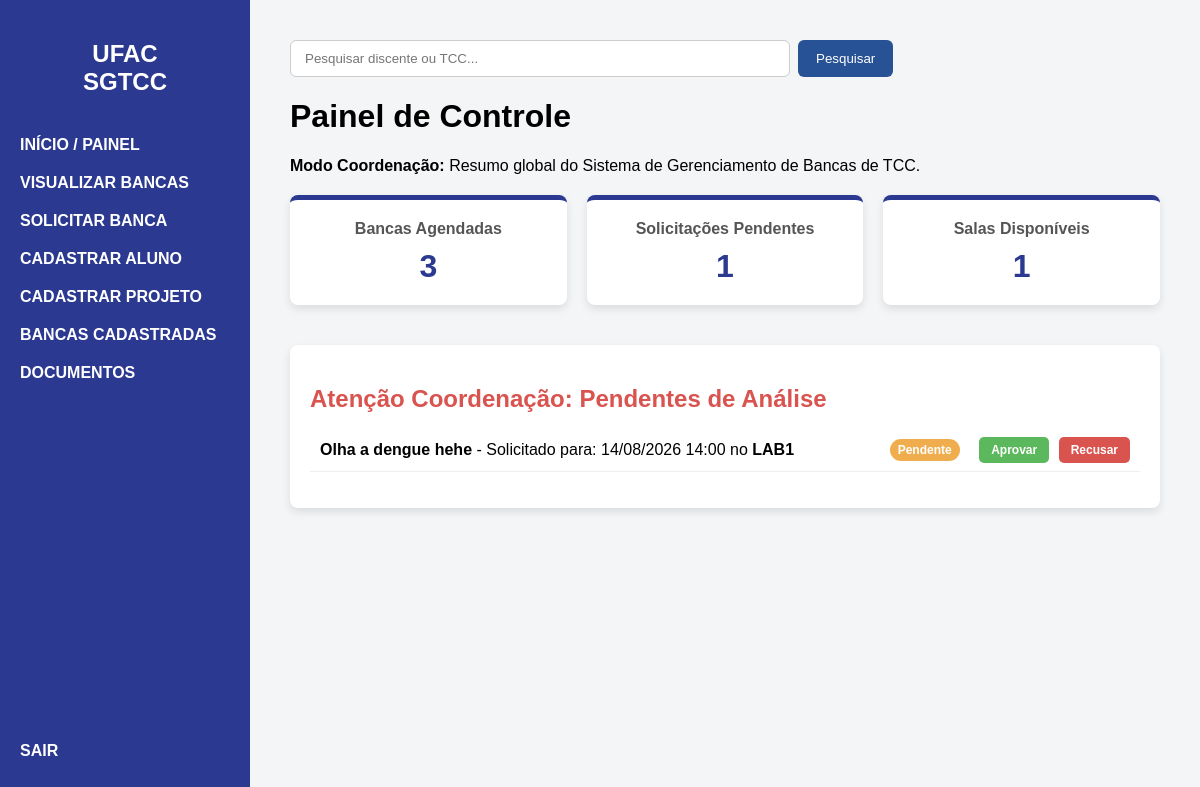
The app's page /dashboard/ (signed in), older data.
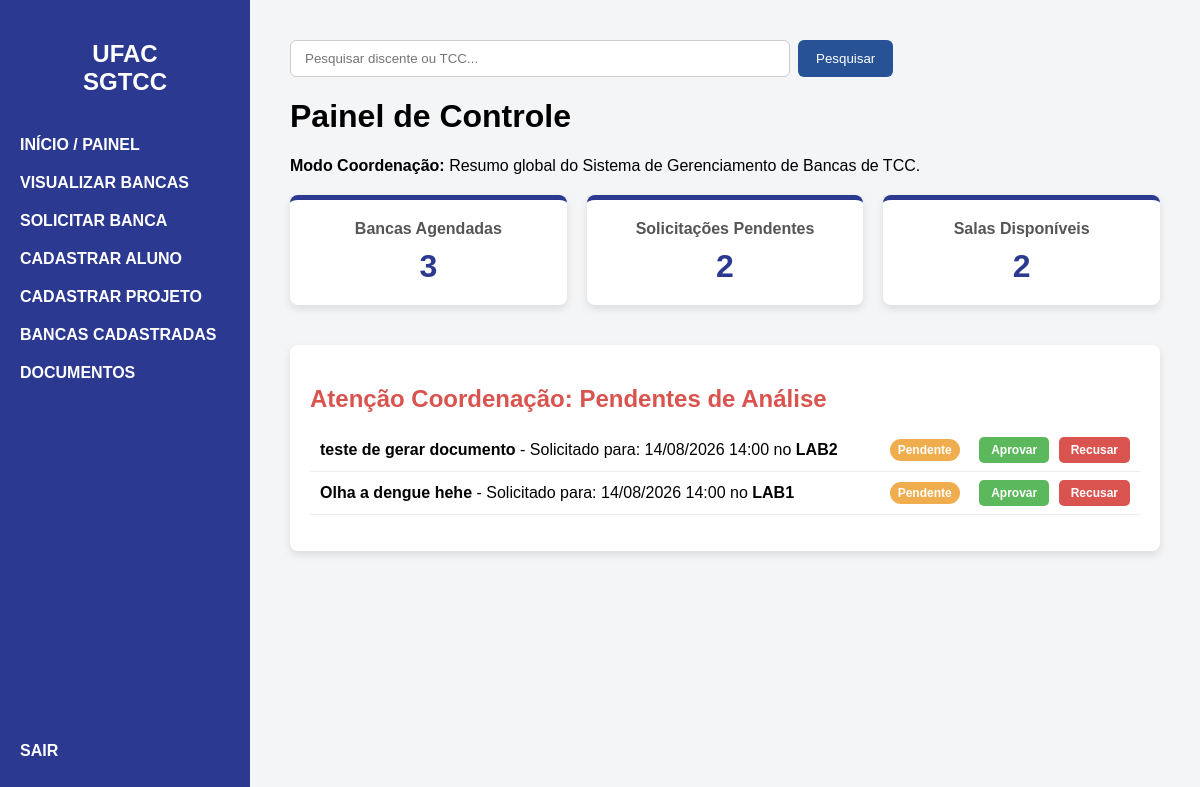
The same page, newer data.
### bancasapp/models.py (models this page shows, shortened)
class SolicitacaoAgendamento(models.Model):
    STATUS_SOLICITACAO = (
        ('EM_ANÁLISE', 'Em Análise'),
        ('APROVADA', 'Aprovada'),
        ('RECUSADA', 'Recusada'),
    )
    usuario_solicitante = models.ForeignKey(pUsuario, on_delete=models.CASCADE)
    projeto_tcc = models.ForeignKey(ProjetoTCC, on_delete=models.CASCADE)
    espaco = models.ForeignKey(EspacoFisico, on_delete=models.CASCADE)
    opcao_data_inicio = models.DateTimeField()
    opcao_data_fim = models.DateTimeField()
    status = models.CharField(max_length=15, choices=STATUS_SOLICITACAO, default='EM_ANÁLISE')

class ProjetoTCC(models.Model):
    STATUS_TIPO = (
        ('EM_ANÁLISE', 'Em Análise'),
        ('APROVADO', 'Aprovado'),
        ('RECUSADA', 'Recusada'),
    )
    titulo = models.CharField(max_length=255)
    resumo = models.TextField()
    semestre_letivo = models.CharField(max_length=6)
    discente = models.ForeignKey(Discente, on_delete=models.CASCADE)
    status = models.CharField(max_length=15, choices=STATUS_TIPO, default='EM_ANÁLISE')

class EspacoFisico(models.Model):
    nome = models.CharField(max_length=255)
    def __str__(self):
        return self.nome

### bancasapp/views.py (the view, shortened to what this page needs)
# urls.py: path('dashboard/', views.dashboard, name='dashboard'),
@usuario_interno_required
def dashboard(request):
    is_coordenacao = usuario_e_coordenacao(
        request.user
    )
    if is_coordenacao:
        total_bancas = (
            SolicitacaoAgendamento.objects.filter(
                status='APROVADA'
            ).count()
        )
        total_pendentes = (
            SolicitacaoAgendamento.objects.filter(
                status='EM_ANÁLISE'
            ).count()
        )
        ultimos_pedidos = (
            SolicitacaoAgendamento.objects
            .select_related(
                'projeto_tcc',
                'projeto_tcc__discente',
                'espaco',
                'usuario_solicitante',
                'usuario_solicitante__usuario'
            )
            .filter(
                status='EM_ANÁLISE'
            )
            .order_by('-id')[:5]
        )
    total_salas = EspacoFisico.objects.count()
    contexto = {
        'total_bancas': total_bancas,
        'total_pendentes': total_pendentes,
        'total_salas': total_salas,
        'is_coordenacao': is_coordenacao,
        'ultimos_pedidos': ultimos_pedidos,
    }
    return render(
        request,
        'dashboard.html',
        contexto
    )

### bancasapp/permissions.py (called while the page is built, shortened)
def usuario_e_coordenacao(user):
    if not user.is_authenticated:
        return False
    return (
        user.is_superuser
        or pUsuario.objects.filter(
            usuario=user,
            perfil='COORDENACAO'
        ).exists()
    )

def usuario_interno_required(view_func):
    @login_required(login_url='login')
    @wraps(view_func)
    def wrapper(request, *args, **kwargs):
        usuario_permitido = (
            usuario_e_coordenacao(request.user)
            or usuario_e_docente(request.user)
        )
        if usuario_permitido:
            return view_func(request, *args, **kwargs)
    return wrapper

### templates/dashboard.html
{% extends 'base.html' %}
{% block content %}
    <div class="dashboard-header">
        <h1>Painel de Controle</h1>
        {% if is_coordenacao %}
            <p><strong>Modo Coordenação:</strong> Resumo global do Sistema de Gerenciamento de Bancas de TCC.</p>
        {% else %}
            <p>Resumo dos seus agendamentos de Bancas de TCC.</p>
        {% endif %}
    </div>
    <div class="dashboard-cards">
        <div class="card">
            <h3>Bancas Agendadas</h3>
            <p>{{ total_bancas }}</p>
        </div>
        <div class="card">
            <h3>Solicitações Pendentes</h3>
            <p>{{ total_pendentes }}</p>
        </div>
        <div class="card">
            <h3>Salas Disponíveis</h3>
            <p>{{ total_salas }}</p>
        </div>
    </div>
    {% if is_coordenacao %}
        <div class="coordenacao-panel" style="margin-top: 40px; background-color: white; padding: 20px; border-radius: 8px; box-shadow: 0 4px 8px rgba(0,0,0,0.1);">
            <h2 style="color: #d9534f; margin-bottom: 15px;">Atenção Coordenação: Pendentes de Análise</h2>
            {% if ultimos_pedidos %}
                <ul style="list-style: none; padding: 0;">
                    {% for pedido in ultimos_pedidos %}
                        <li style="padding: 10px; border-bottom: 1px solid #eee; display: flex; justify-content: space-between; align-items: center;">
                            <span><strong>{{ pedido.projeto_tcc.titulo }}</strong> - Solicitado para: {{ pedido.opcao_data_inicio|date:"d/m/Y H:i" }} no <strong>{{ pedido.espaco }}</strong></span>
                            <div>
                                <span class="status-badge status-analise" style="background-color: #f0ad4e; padding: 4px 8px; border-radius: 12px; color: white; font-size: 12px; margin-right: 15px;">Pendente</span>
                                <a href="{% url 'avaliar_solicitacao' pedido.id 'aprovar' %}" style="text-decoration: none; background-color: #5cb85c; color: white; padding: 6px 12px; border-radius: 5px; font-size: 12px; font-weight: bold; margin-right: 5px;">Aprovar</a>
                                <a href="{% url 'avaliar_solicitacao' pedido.id 'recusar' %}" style="text-decoration: none; background-color: #d9534f; color: white; padding: 6px 12px; border-radius: 5px; font-size: 12px; font-weight: bold;">Recusar</a>
                            </div>
                        </li>
                    {% endfor %}
                </ul>
            {% else %}
                <p>Nenhuma solicitação aguardando análise no momento. Ótimo trabalho!</p>
            {% endif %}
        </div>
    {% endif %}
{% endblock %}

Row changes from the older to the newer data that the page shows:
added SolicitacaoAgendamento: projeto_tcc.titulo "teste de gerar documento", opcao_data_inicio "14/08/2026 14:00", espaco "LAB2"
Text that changed along with them:
{{ total_pendentes }}: "1" → "2"
{{ total_salas }}: "1" → "2"
